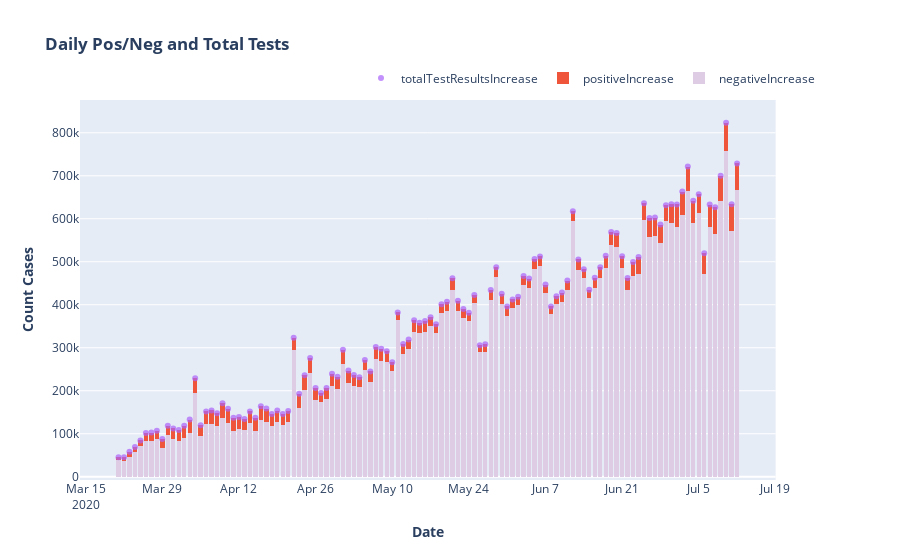

Notebook code cell kept with this figure:
### Code cell
fig = make_subplots(specs=[[{"secondary_y": True}]])

fig.add_trace(
    go.Bar(x=date
           ,y=negativeIncrease
           ,name="negativeIncrease"
           ,marker_color=px.colors.qualitative.Pastel1[3]),
    secondary_y=False,
)
fig.add_trace(
    go.Bar(x=date
           ,y=positiveIncrease
           ,name="positiveIncrease"),
    secondary_y=False,
)
fig.add_trace(
    go.Scatter(x=date
               ,y=totalTestResultsIncrease
               ,opacity=.7
               ,name="totalTestResultsIncrease"
               ,mode="markers"
               ,marker_color=px.colors.qualitative.Plotly[3]),
    secondary_y=False,
)

# Add figure title
fig.update_layout(
    title_text="<b>Daily Pos/Neg and Total Tests</b>"
)

# Set x-axis title
fig.update_xaxes(title_text="<b>Date</b>")

# Set y-axes titles
fig.update_yaxes(title_text="<b>Count Cases</b>", secondary_y=False)
# fig.update_yaxes(title_text="<b>% Change</b>", secondary_y=True)

# Change the bar mode
fig.update_layout(barmode='stack')

# Customize aspect
fig.update_traces(
#                   marker_color='rgb(158,202,225)'
#                   , marker_line_color='rgb(8,48,107)',
                  marker_line_width=.01)
#                   ,opacity=0.6)

#update legend
fig.update_layout(legend=dict(
    orientation="h",
    yanchor="bottom",
    y=1.02,
    xanchor="right",
    x=1
))

fig.show()
